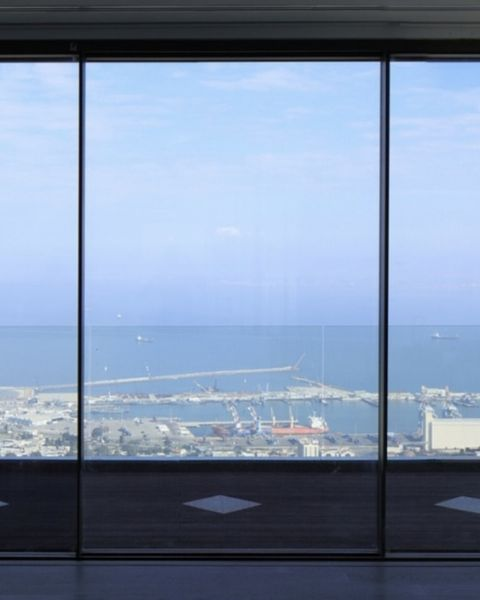
#> input picture assets/c1a-480.jpg, 480 x 600 px
$ python -i gallery.py   (imports and definitions only)
#> lines starting #> are read from the running program, lines starting #| are printed output that depends on the picture
# -*- coding: utf-8 -*-
# בונה את תמונות הגלריה (assets/g) ואת tools/gallery.json מתוך tools/gallery_map.json.
# לכל תמונה: יישור לפי EXIF, הסרת פסים אחידים (שחור/לבן) וסרגלי טלפון מצילומי מסך, תמונה ממוזערת + תמונה גדולה ב-webp, בלי EXIF.
import os, json, io, shutil
from PIL import Image, ImageOps
ROOT = os.path.dirname(os.path.dirname(os.path.abspath(__file__)))
SRC = r"C:\Users\matan\Desktop\אלום אלבז\תמונות של עבודות"
OUT = os.path.join(ROOT, "assets", "g")
ORDER = ["windows", "vitrines", "belgian", "doors", "shutters", "closures", "showers", "pergolas", "fences", "office", "cladding", "screens", "handles"]
# שתי התמונות שמוצגות בעמוד הבית לכל תחום (מספר בלוחות shots/sheets2); הן גם הראשונות בגלריה
FIRST = {"windows": [121, 202], "vitrines": [289, 236], "belgian": [245, 206], "doors": [127, 266], "shutters": [154, 230], "closures": [189, 255],
         "showers": [312, 330], "pergolas": [367, 411], "fences": [14, 10], "office": [15, 220], "cladding": [21, 20], "screens": [452, 451]}
# חיתוך ידני (חלק מהגובה: מלמעלה, מלמטה) לצילומי מסך שסרגל הטלפון מונח בהם על התמונה עצמה
CROP = {429: (0, .07), 433: (0, .07), 324: (.05, 0)}
# אותו צילום פעמיים (צילום מסך של אותה תמונה או אותו סרטון)
DROP = {325, 318}
HANDLES = [("1.jpg", None), ("4.jpg", None), ("5.jpg", (.045, .065)), ("2.jpg", None), ("3.jpg", None)]


def bands(g, axis):
    """מחזיר את הקטע הארוך ביותר של שורות/עמודות שאינן פס אחיד שחור או לבן."""
    w, h = g.size; n = h if axis == 0 else w
    px = g.load(); flat = []
    for i in range(n):
        vals = [px[x, i] for x in range(0, w, max(1, w // 48))] if axis == 0 else [px[i, y] for y in range(0, h, max(1, h // 48))]
        m = sum(vals) / len(vals); sd = (sum((v - m) ** 2 for v in vals) / len(vals)) ** .5
        flat.append(sd < 7 and (m < 22 or m > 236))
    runs = []; s = None
    for i, f in enumerate(flat + [True]):
        if not f and s is None: s = i
        if f and s is not None: runs.append([s, i]); s = None
    if not runs: return 0, n
    merged = [runs[0]]
    for r in runs[1:]:
        if r[0] - merged[-1][1] < n * .012: merged[-1][1] = r[1]
        else: merged.append(r)
    a, b = max(merged, key=lambda r: r[1] - r[0])
    return (a, b) if (b - a) < n * .96 else (0, n)


def prep(path, crop=None):
#> called with path = '../assets/c1a-480.jpg'
    im = ImageOps.exif_transpose(Image.open(path)).convert("RGB")
#> im is the input picture: PIL image 480x600 RGB; mean R, G, B 125.9, 142.8, 168.2
    if crop: im = im.crop((0, round(im.height * crop[0]), im.width, round(im.height * (1 - crop[1]))))
    g = im.convert("L").resize((max(1, im.width // 4), max(1, im.height // 4)))
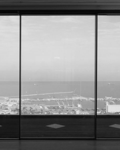
#> g: PIL image 120x150 L; min 5, max 238, mean 140.7
    y0, y1 = bands(g, 0); x0, x1 = bands(g, 1); t = False
#> the loop in bands, `for i in range(n):` made 150 passes
#> (m, sd) on passes 1 to 12: (66.02, 7.51), (64.23, 6.38), (55.07, 5.8), (63.55, 8.43), (58.6, 8.74), (43.68, 7.77), (42.43, 10.61), (47.1, 10.27), (51.37, 10.15), (37.98, 6.05), (8.65, 1.7), (8.37, 2.58)
#> after the loop in bands, `for i in range(n):`: flat = 150 items, first 6: False, False, False, False, False, False
#> the loop in bands, `for i, f in enumerate(flat + [True]):` made 151 passes
#> f on passes 1 to 12: False, False, False, False, False, False, False, False, False, False, True, True
#> after the loop in bands, `for i, f in enumerate(flat + [True]):`: runs = [[0, 10], [13, 116], [118, 150]]
#> in bands, `merged = [runs[0]]`: merged = [[0, 10]]
#> the loop in bands, `for r in runs[1:]:` made 2 passes
#> after the loop in bands, `for r in runs[1:]:`: merged = [[0, 10], [13, 116], [118, 150]]
#> in bands, `a, b = max(merged, key=lambda r: r[1] - r[0])`: a = 13; b = 116
#> after `y0, y1 = bands(g, 0)`: y0 = 13; y1 = 116
#> the loop in bands (call 2), `for i in range(n):` made 120 passes
#> (m, sd) on passes 1 to 12: (145.9, 78.06), (145.5, 78.43), (145.1, 78.62), (145, 78.44), (145.6, 78.48), (145.5, 78.73), (144.6, 78.39), (145.3, 78.55), (146.7, 79.55), (146.9, 79.6), (147.1, 79.62), (146.3, 79.27)
#> the loop in bands (call 2), `for i, f in enumerate(flat + [True]):` made 121 passes
#> after `x0, x1 = bands(g, 1)`: x0 = 0; x1 = 120
    if (y0, y1, x0, x1) != (0, g.height, 0, g.width):
        im = im.crop((x0 * 4, y0 * 4, min(im.width, x1 * 4), min(im.height, y1 * 4))); t = True
#> after `im = im.crop((x0 * 4, y0 * 4, min(im.width, x1 * 4), min(im.height, y1`:
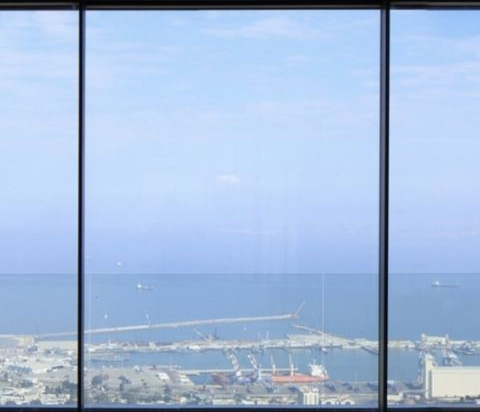
#> im: PIL image 480x412 RGB; mean R, G, B 166.1, 189.2, 221
    return im, t


def dhash(im):
    g = im.convert("L").resize((17, 16)); p = list(g.tobytes())
    return sum(1 << i for i in range(256) if p[(i // 16) * 17 + i % 16] > p[(i // 16) * 17 + i % 16 + 1])


# [2 lines not run here, left out]
by = {c: [] for c in ORDER}
# [5 lines not run here, left out]
by["handles"] = [("h%d" % k, os.path.join(ROOT, "src-img", "handles", f), cr) for k, (f, cr) in enumerate(HANDLES)]
# [2 lines not run here, left out]
man = {}; log = {"trim": [], "small": [], "dup": []}
# [17 lines not run here, left out]

>>> result = prep('../assets/c1a-480.jpg')

$ run again, on assets/c2a-480.jpg
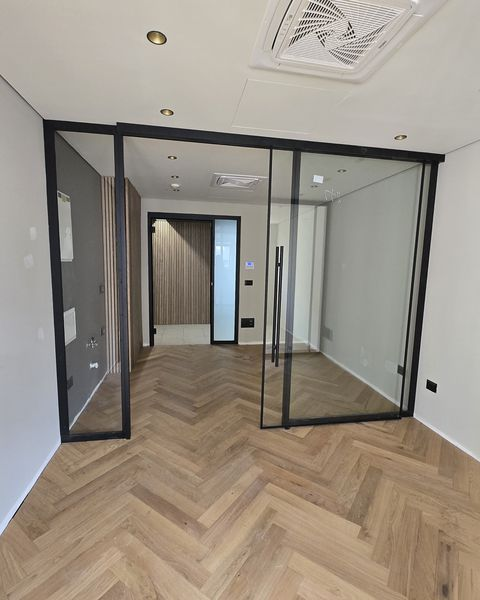
#> input picture assets/c2a-480.jpg, 480 x 600 px
#> in prep, im is the input picture: PIL image 480x600 RGB; mean R, G, B 152.2, 143.4, 132.2
#> in prep, `g = im.convert("L").resize((max(1, im.width // 4), max(1, im.height //..`:
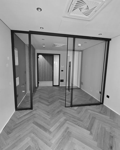
#> g: PIL image 120x150 L; min 4, max 237, mean 144.7
#> the loop in bands, `for i in range(n):` made 150 passes
#> (m, sd) on passes 1 to 8: (188.3, 11.56), (186.6, 12.83), (186.9, 11.81), (186, 11.18), (185.9, 9.43), (186.1, 10.63), (187.1, 8.45), (185.2, 11.72)
#> after the loop in bands, `for i in range(n):`: flat = 150 items, first 6: False, False, False, False, False, False
#> the loop in bands, `for i, f in enumerate(flat + [True]):` made 151 passes
#> after the loop in bands, `for i, f in enumerate(flat + [True]):`: runs = [[0, 150]]
#> a = 0; b = 150
#> y0 = 0; y1 = 150
#> the loop in bands (call 2), `for i in range(n):` made 120 passes
#> (m, sd) on passes 1 to 8: (170.3, 14.1), (169.1, 13.66), (167.9, 14.22), (167, 15.35), (166.5, 14.38), (164.4, 17.84), (165.2, 16.08), (163.8, 18.23)
#> the loop in bands (call 2), `for i, f in enumerate(flat + [True]):` made 121 passes
#> x0 = 0; x1 = 120
